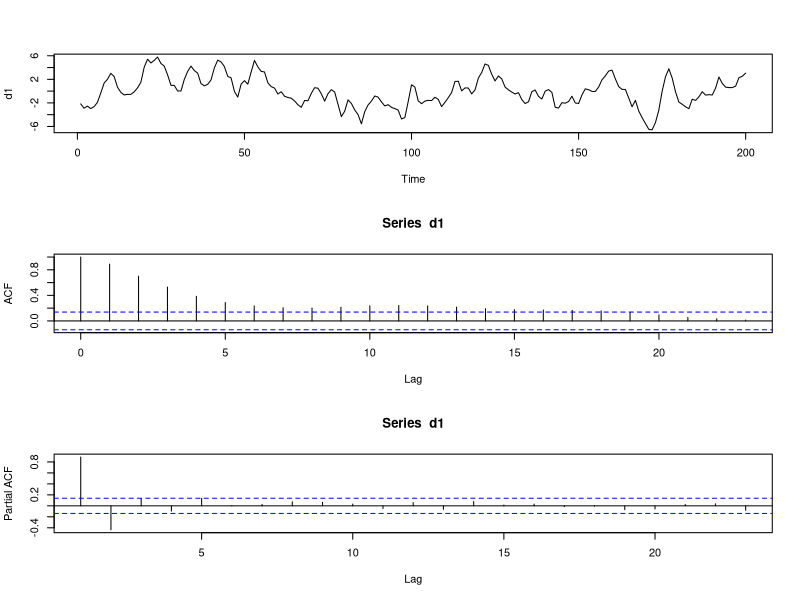

Here is the R script that generated this plot:
## ---- chunk 1
knitr::opts_chunk$set(echo = TRUE, 
                      warning = FALSE,
                      error = FALSE,
                      message = FALSE,
                      tidy = TRUE,
                      fig.width = 6, 
                      fig.height = 6, 
                      fig.align = "center")
## ---- chunk 2
set.seed(333)
d1 = arima.sim(model = list(order = c(1, 0, 1), ar = c(0.8), ma = c(0.6)), n = 500)
d1 = d1[301:500]
par(mfrow = c(3, 1))
ts.plot(d1)
acf(d1)
pacf(d1)
